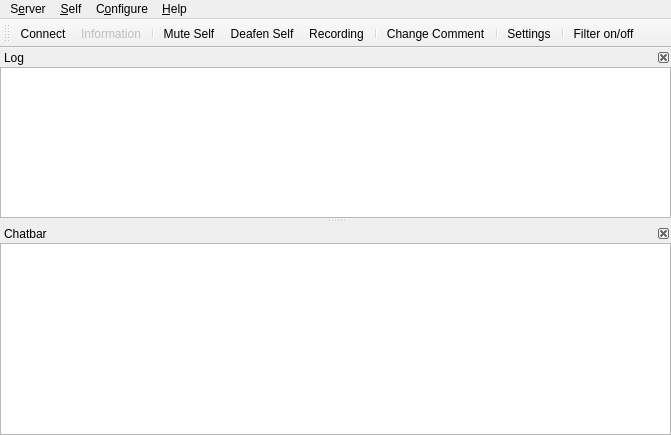
<?xml version="1.0" encoding="UTF-8"?>
<ui version="4.0">
 <class>MainWindow</class>
 <widget class="QMainWindow" name="MainWindow">
  <property name="geometry">
   <rect>
    <x>0</x>
    <y>0</y>
    <width>671</width>
    <height>435</height>
   </rect>
  </property>
  <property name="windowTitle">
   <string>Mumble</string>
  </property>
  <property name="dockOptions">
   <set>QMainWindow::AllowNestedDocks|QMainWindow::AnimatedDocks</set>
  </property>
  <property name="unifiedTitleAndToolBarOnMac">
   <bool>true</bool>
  </property>
  <widget class="UserView" name="qtvUsers">
   <property name="contextMenuPolicy">
    <enum>Qt::CustomContextMenu</enum>
   </property>
   <property name="acceptDrops">
    <bool>true</bool>
   </property>
   <property name="dragEnabled">
    <bool>true</bool>
   </property>
   <property name="rootIsDecorated">
    <bool>false</bool>
   </property>
   <property name="uniformRowHeights">
    <bool>true</bool>
   </property>
   <property name="headerHidden">
    <bool>true</bool>
   </property>
   <attribute name="headerVisible">
    <bool>false</bool>
   </attribute>
  </widget>
  <widget class="QMenuBar" name="menubar">
   <property name="geometry">
    <rect>
     <x>0</x>
     <y>0</y>
     <width>671</width>
     <height>22</height>
    </rect>
   </property>
   <widget class="QMenu" name="qmConfig">
    <property name="title">
     <string>C&amp;onfigure</string>
    </property>
    <addaction name="qaConfigDialog"/>
   </widget>
   <widget class="QMenu" name="qmHelp">
    <property name="title">
     <string>&amp;Help</string>
    </property>
    <addaction name="qaHelpWhatsThis"/>
    <addaction name="separator"/>
    <addaction name="qaHelpAbout"/>
    <addaction name="qaHelpAboutQt"/>
    <addaction name="separator"/>
    <addaction name="qaHelpVersionCheck"/>
   </widget>
   <widget class="QMenu" name="qmServer">
    <property name="title">
     <string>S&amp;erver</string>
    </property>
   </widget>
   <widget class="QMenu" name="qmSelf">
    <property name="title">
     <string>&amp;Self</string>
    </property>
    <addaction name="qaAudioMute"/>
    <addaction name="qaAudioDeaf"/>
    <addaction name="qaSelfPrioritySpeaker"/>
    <addaction name="separator"/>
    <addaction name="qaRecording"/>
    <addaction name="separator"/>
    <addaction name="qaSelfComment"/>
    <addaction name="qaServerTexture"/>
    <addaction name="qaServerTextureRemove"/>
    <addaction name="separator"/>
    <addaction name="qaSelfRegister"/>
    <addaction name="qaAudioStats"/>
   </widget>
   <addaction name="qmServer"/>
   <addaction name="qmSelf"/>
   <addaction name="qmConfig"/>
   <addaction name="qmHelp"/>
  </widget>
  <widget class="QDockWidget" name="qdwLog">
   <property name="minimumSize">
    <size>
     <width>250</width>
     <height>93</height>
    </size>
   </property>
   <property name="features">
    <set>QDockWidget::DockWidgetClosable|QDockWidget::DockWidgetMovable</set>
   </property>
   <property name="windowTitle">
    <string>Log</string>
   </property>
   <attribute name="dockWidgetArea">
    <number>1</number>
   </attribute>
   <widget class="LogTextBrowser" name="qteLog">
    <property name="contextMenuPolicy">
     <enum>Qt::CustomContextMenu</enum>
    </property>
    <property name="whatsThis">
     <string>This shows all recent activity. Connecting to servers, errors and information messages all show up here.&lt;br /&gt;To configure exactly which messages show up here, use the &lt;b&gt;Settings&lt;/b&gt; command from the menu.</string>
    </property>
    <property name="openLinks">
     <bool>false</bool>
    </property>
   </widget>
  </widget>
  <widget class="QDockWidget" name="qdwChat">
   <property name="sizePolicy">
    <sizepolicy hsizetype="Preferred" vsizetype="Preferred">
     <horstretch>0</horstretch>
     <verstretch>0</verstretch>
    </sizepolicy>
   </property>
   <property name="toolTip">
    <string/>
   </property>
   <property name="whatsThis">
    <string>This is the chatbar&lt;br /&gt;If you enter text here and then press enter the text is sent to the user or channel that was selected. If nothing is selected the message is sent to your current channel.</string>
   </property>
   <property name="features">
    <set>QDockWidget::DockWidgetClosable|QDockWidget::DockWidgetMovable</set>
   </property>
   <property name="windowTitle">
    <string>Chatbar</string>
   </property>
   <attribute name="dockWidgetArea">
    <number>1</number>
   </attribute>
   <widget class="ChatbarTextEdit" name="qteChat">
    <property name="sizePolicy">
     <sizepolicy hsizetype="Expanding" vsizetype="MinimumExpanding">
      <horstretch>0</horstretch>
      <verstretch>0</verstretch>
     </sizepolicy>
    </property>
    <property name="maximumSize">
     <size>
      <width>16777215</width>
      <height>16777215</height>
     </size>
    </property>
    <property name="acceptRichText">
     <bool>false</bool>
    </property>
   </widget>
  </widget>
  <widget class="QToolBar" name="qtIconToolbar">
   <property name="windowTitle">
    <string>Icon Toolbar</string>
   </property>
   <attribute name="toolBarArea">
    <enum>TopToolBarArea</enum>
   </attribute>
   <attribute name="toolBarBreak">
    <bool>false</bool>
   </attribute>
   <addaction name="qaServerConnect"/>
   <addaction name="qaServerInformation"/>
   <addaction name="separator"/>
   <addaction name="qaAudioMute"/>
   <addaction name="qaAudioDeaf"/>
   <addaction name="qaRecording"/>
   <addaction name="separator"/>
   <addaction name="qaSelfComment"/>
   <addaction name="separator"/>
   <addaction name="qaConfigDialog"/>
   <addaction name="separator"/>
   <addaction name="qaFilterToggle"/>
  </widget>
  <action name="qaQuit">
   <property name="text">
    <string>&amp;Quit Mumble</string>
   </property>
   <property name="toolTip">
    <string>Closes the program</string>
   </property>
   <property name="whatsThis">
    <string>Exits the application.</string>
   </property>
   <property name="shortcut">
    <string>Ctrl+Q</string>
   </property>
  </action>
  <action name="qaHide">
   <property name="text">
    <string>&amp;Hide Mumble</string>
   </property>
   <property name="toolTip">
    <string>Hides the main Mumble window.</string>
   </property>
   <property name="whatsThis">
    <string>Hides the main Mumble window. Restore by clicking on the tray icon or starting Mumble again.</string>
   </property>
  </action>
  <action name="qaServerConnect">
   <property name="icon">
    <iconset>
     <normaloff></normaloff></iconset>
   </property>
   <property name="text">
    <string>&amp;Connect...</string>
   </property>
   <property name="toolTip">
    <string>Open the server connection dialog</string>
   </property>
   <property name="whatsThis">
    <string>Shows a dialog of registered servers, and also allows quick-connect.</string>
   </property>
   <property name="iconVisibleInMenu">
    <bool>false</bool>
   </property>
  </action>
  <action name="qaServerDisconnect">
   <property name="enabled">
    <bool>false</bool>
   </property>
   <property name="text">
    <string>&amp;Disconnect</string>
   </property>
   <property name="toolTip">
    <string>Disconnect from server</string>
   </property>
   <property name="whatsThis">
    <string>Disconnects you from the server.</string>
   </property>
  </action>
  <action name="qaServerBanList">
   <property name="enabled">
    <bool>false</bool>
   </property>
   <property name="text">
    <string>&amp;Ban list...</string>
   </property>
   <property name="toolTip">
    <string>Edit ban list on server</string>
   </property>
   <property name="whatsThis">
    <string>This lets you edit the server-side IP ban list.</string>
   </property>
  </action>
  <action name="qaServerInformation">
   <property name="enabled">
    <bool>false</bool>
   </property>
   <property name="icon">
    <iconset>
     <normaloff></normaloff></iconset>
   </property>
   <property name="text">
    <string>&amp;Information...</string>
   </property>
   <property name="toolTip">
    <string>Show information about the server connection</string>
   </property>
   <property name="whatsThis">
    <string>This will show extended information about the connection to the server.</string>
   </property>
   <property name="iconVisibleInMenu">
    <bool>false</bool>
   </property>
  </action>
  <action name="qaUserKick">
   <property name="text">
    <string>&amp;Kick...</string>
   </property>
   <property name="toolTip">
    <string>Kick user (with reason)</string>
   </property>
   <property name="whatsThis">
    <string>Kick selected user off server. You'll be asked to specify a reason.</string>
   </property>
  </action>
  <action name="qaUserMute">
   <property name="checkable">
    <bool>true</bool>
   </property>
   <property name="text">
    <string>&amp;Mute</string>
   </property>
   <property name="toolTip">
    <string>Mute user</string>
   </property>
   <property name="whatsThis">
    <string>Mute or unmute user on server. Unmuting a deafened user will also undeafen them.</string>
   </property>
  </action>
  <action name="qaUserBan">
   <property name="text">
    <string>&amp;Ban...</string>
   </property>
   <property name="toolTip">
    <string>Kick and ban user (with reason)</string>
   </property>
   <property name="whatsThis">
    <string>Kick and ban selected user from server. You'll be asked to specify a reason.</string>
   </property>
  </action>
  <action name="qaUserDeaf">
   <property name="checkable">
    <bool>true</bool>
   </property>
   <property name="text">
    <string>&amp;Deafen</string>
   </property>
   <property name="toolTip">
    <string>Deafen user</string>
   </property>
   <property name="whatsThis">
    <string>Deafen or undeafen user on server. Deafening a user will also mute them.</string>
   </property>
  </action>
  <action name="qaUserLocalIgnore">
   <property name="checkable">
    <bool>true</bool>
   </property>
   <property name="text">
    <string>Ignore Messages</string>
   </property>
   <property name="toolTip">
    <string>Locally ignore user's text chat messages.</string>
   </property>
   <property name="whatsThis">
    <string>Silently drops all text messages from the user.</string>
   </property>
  </action>
  <action name="qaUserLocalVolume">
   <property name="text">
    <string>Local Volume Adjustment...</string>
   </property>
   <property name="toolTip">
    <string>Locally adjust the user's speech volume.</string>
   </property>
   <property name="whatsThis">
    <string>Opens a dialog with a volume slider. Use this on other users in the same room.</string>
   </property>
  </action>
  <action name="qaUserLocalMute">
   <property name="checkable">
    <bool>true</bool>
   </property>
   <property name="text">
    <string>&amp;Local Mute</string>
   </property>
   <property name="toolTip">
    <string>Mute user locally</string>
   </property>
   <property name="whatsThis">
    <string>Mute or unmute user locally. Use this on other users in the same room.</string>
   </property>
  </action>
  <action name="qaUserTextMessage">
   <property name="text">
    <string>Send &amp;Message...</string>
   </property>
   <property name="toolTip">
    <string>Send a Text Message</string>
   </property>
   <property name="whatsThis">
    <string>Sends a text message to another user.</string>
   </property>
  </action>
  <action name="qaChannelAdd">
   <property name="text">
    <string>&amp;Add...</string>
   </property>
   <property name="toolTip">
    <string>Add new channel</string>
   </property>
   <property name="whatsThis">
    <string>This adds a new sub-channel to the currently selected channel.</string>
   </property>
  </action>
  <action name="qaChannelRemove">
   <property name="text">
    <string>&amp;Remove...</string>
   </property>
   <property name="toolTip">
    <string>Remove channel</string>
   </property>
   <property name="whatsThis">
    <string>This removes a channel and all sub-channels.</string>
   </property>
  </action>
  <action name="qaChannelACL">
   <property name="text">
    <string>&amp;Edit...</string>
   </property>
   <property name="toolTip">
    <string>Edit Groups and ACL for channel</string>
   </property>
   <property name="whatsThis">
    <string>This opens the Group and ACL dialog for the channel, to control permissions.</string>
   </property>
  </action>
  <action name="qaChannelLink">
   <property name="text">
    <string>&amp;Link</string>
   </property>
   <property name="toolTip">
    <string>Link your channel to another channel</string>
   </property>
   <property name="whatsThis">
    <string>This links your current channel to the selected channel. If users in a channel have permission to speak in the other channel, users can now hear each other. This is a permanent link, and will last until manually unlinked or the server is restarted. Please see the shortcuts for push-to-link.</string>
   </property>
  </action>
  <action name="qaChannelUnlink">
   <property name="text">
    <string comment="Channel">&amp;Unlink</string>
   </property>
   <property name="toolTip">
    <string>Unlink your channel from another channel</string>
   </property>
   <property name="whatsThis">
    <string>This unlinks your current channel from the selected channel.</string>
   </property>
  </action>
  <action name="qaChannelUnlinkAll">
   <property name="text">
    <string>&amp;Unlink All</string>
   </property>
   <property name="toolTip">
    <string>Unlinks your channel from all linked channels.</string>
   </property>
   <property name="whatsThis">
    <string>This unlinks your current channel (not the selected one) from all linked channels.</string>
   </property>
  </action>
  <action name="qaAudioReset">
   <property name="text">
    <string>&amp;Reset</string>
   </property>
   <property name="toolTip">
    <string>Reset audio preprocessor</string>
   </property>
   <property name="whatsThis">
    <string>This will reset the audio preprocessor, including noise cancellation, automatic gain and voice activity detection. If something suddenly worsens the audio environment (like dropping the microphone) and it was temporary, use this to avoid having to wait for the preprocessor to readjust.</string>
   </property>
  </action>
  <action name="qaAudioMute">
   <property name="checkable">
    <bool>true</bool>
   </property>
   <property name="icon">
    <iconset>
     <normaloff></normaloff>
     <normalon></normalon>
     <activeon></activeon></iconset>
   </property>
   <property name="text">
    <string>&amp;Mute Self</string>
   </property>
   <property name="toolTip">
    <string>Mute yourself</string>
   </property>
   <property name="whatsThis">
    <string>Mute or unmute yourself. When muted, you will not send any data to the server. Unmuting while deafened will also undeafen.</string>
   </property>
   <property name="iconVisibleInMenu">
    <bool>false</bool>
   </property>
  </action>
  <action name="qaAudioDeaf">
   <property name="checkable">
    <bool>true</bool>
   </property>
   <property name="icon">
    <iconset>
     <normaloff></normaloff>
     <normalon></normalon>
     <activeon></activeon></iconset>
   </property>
   <property name="text">
    <string>&amp;Deafen Self</string>
   </property>
   <property name="toolTip">
    <string>Deafen yourself</string>
   </property>
   <property name="whatsThis">
    <string>Deafen or undeafen yourself. When deafened, you will not hear anything. Deafening yourself will also mute.</string>
   </property>
   <property name="iconVisibleInMenu">
    <bool>false</bool>
   </property>
  </action>
  <action name="qaAudioTTS">
   <property name="checkable">
    <bool>true</bool>
   </property>
   <property name="text">
    <string>&amp;Text-To-Speech</string>
   </property>
   <property name="toolTip">
    <string>Toggle Text-To-Speech</string>
   </property>
   <property name="whatsThis">
    <string>Enable or disable the text-to-speech engine. Only messages enabled for TTS in the Configuration dialog will actually be spoken.</string>
   </property>
  </action>
  <action name="qaAudioStats">
   <property name="text">
    <string>Audio S&amp;tatistics...</string>
   </property>
   <property name="toolTip">
    <string>Display audio statistics</string>
   </property>
   <property name="whatsThis">
    <string>Pops up a small dialog with information about your current audio input.</string>
   </property>
  </action>
  <action name="qaAudioUnlink">
   <property name="text">
    <string>&amp;Unlink Plugins</string>
   </property>
   <property name="toolTip">
    <string>Forcibly unlink plugin</string>
   </property>
   <property name="whatsThis">
    <string>This forces the current plugin to unlink, which is handy if it is reading completely wrong data.</string>
   </property>
  </action>
  <action name="qaConfigDialog">
   <property name="icon">
    <iconset>
     <normaloff>skin:config_basic.png</normaloff>skin:config_basic.png</iconset>
   </property>
   <property name="text">
    <string>&amp;Settings...</string>
   </property>
   <property name="toolTip">
    <string>Configure Mumble</string>
   </property>
   <property name="whatsThis">
    <string>Allows you to change most settings for Mumble.</string>
   </property>
   <property name="menuRole">
    <enum>QAction::PreferencesRole</enum>
   </property>
   <property name="iconVisibleInMenu">
    <bool>false</bool>
   </property>
  </action>
  <action name="qaFilterToggle">
   <property name="checkable">
    <bool>true</bool>
   </property>
   <property name="icon">
    <iconset>
     <normaloff></normaloff>
     <normalon></normalon>
     <activeon></activeon></iconset>
   </property>
   <property name="text">
    <string>&amp;Filter on/off</string>
   </property>
   <property name="toolTip">
    <string>Toggle the channel filter (Ctrl+F)</string>
   </property>
   <property name="whatsThis">
    <string>Enable or disable the filtering of select channels.
By default all empty channels will be filtered.
You can mark additional channels for filtering from
the channel's context menu.</string>
   </property>
   <property name="shortcut">
    <string>Ctrl+F</string>
   </property>
   <property name="iconVisibleInMenu">
    <bool>false</bool>
   </property>
  </action>
  <action name="qaAudioWizard">
   <property name="text">
    <string>&amp;Audio Wizard...</string>
   </property>
   <property name="toolTip">
    <string>Start the audio configuration wizard</string>
   </property>
   <property name="whatsThis">
    <string>This will guide you through the process of configuring your audio hardware.</string>
   </property>
  </action>
  <action name="qaDeveloperConsole">
   <property name="text">
    <string>Developer &amp;Console...</string>
   </property>
   <property name="toolTip">
    <string>Show the Developer Console</string>
   </property>
   <property name="whatsThis">
    <string>Shows the Mumble Developer Console, where Mumble's log output can be inspected.</string>
   </property>
  </action>
  <action name="qaHelpWhatsThis">
   <property name="text">
    <string>&amp;What's This?</string>
   </property>
   <property name="toolTip">
    <string>Enter What's This? mode</string>
   </property>
   <property name="whatsThis">
    <string>Click this to enter &quot;What's This?&quot; mode. Your cursor will turn into a question mark. Click on any button, menu choice or area to show a description of what it is.</string>
   </property>
  </action>
  <action name="qaHelpAbout">
   <property name="text">
    <string>&amp;About...</string>
   </property>
   <property name="toolTip">
    <string>Information about Mumble</string>
   </property>
   <property name="whatsThis">
    <string>Shows a small dialog with information and license for Mumble.</string>
   </property>
   <property name="menuRole">
    <enum>QAction::AboutRole</enum>
   </property>
  </action>
  <action name="qaHelpAboutSpeex">
   <property name="text">
    <string>About &amp;Speex...</string>
   </property>
   <property name="toolTip">
    <string>Information about Speex</string>
   </property>
   <property name="whatsThis">
    <string>Shows a small dialog with information about Speex.</string>
   </property>
   <property name="menuRole">
    <enum>QAction::ApplicationSpecificRole</enum>
   </property>
  </action>
  <action name="qaHelpAboutQt">
   <property name="text">
    <string>About &amp;Qt...</string>
   </property>
   <property name="toolTip">
    <string>Information about Qt</string>
   </property>
   <property name="whatsThis">
    <string>Shows a small dialog with information about Qt.</string>
   </property>
   <property name="menuRole">
    <enum>QAction::AboutQtRole</enum>
   </property>
  </action>
  <action name="qaHelpVersionCheck">
   <property name="text">
    <string>Check for &amp;Updates</string>
   </property>
   <property name="toolTip">
    <string>Check for new version of Mumble</string>
   </property>
   <property name="whatsThis">
    <string>Connects to the Mumble webpage to check if a new version is available, and notifies you with an appropriate download URL if this is the case.</string>
   </property>
  </action>
  <action name="qaChannelSendMessage">
   <property name="text">
    <string>Send &amp;Message...</string>
   </property>
   <property name="toolTip">
    <string>Send a Text Message</string>
   </property>
   <property name="whatsThis">
    <string>Sends a text message to all users in a channel.</string>
   </property>
  </action>
  <action name="qaChannelCopyURL">
   <property name="text">
    <string>&amp;Copy URL</string>
   </property>
   <property name="toolTip">
    <string>Copies a link to this channel to the clipboard.</string>
   </property>
   <property name="whatsThis">
    <string>Copies a link to this channel to the clipboard.</string>
   </property>
  </action>
  <action name="qaConfigMinimal">
   <property name="checkable">
    <bool>true</bool>
   </property>
   <property name="text">
    <string>&amp;Minimal View</string>
   </property>
   <property name="toolTip">
    <string>Toggle minimal window modes</string>
   </property>
   <property name="whatsThis">
    <string>This will toggle minimal mode, where the log window and menu is hidden.</string>
   </property>
  </action>
  <action name="qaConfigHideFrame">
   <property name="checkable">
    <bool>true</bool>
   </property>
   <property name="text">
    <string>Hide Frame</string>
   </property>
   <property name="toolTip">
    <string>Toggle showing frame on minimal window</string>
   </property>
   <property name="whatsThis">
    <string>This will toggle whether the minimal window should have a frame for moving and resizing.</string>
   </property>
  </action>
  <action name="qaConfigCert">
   <property name="text">
    <string>&amp;Certificate Wizard...</string>
   </property>
   <property name="toolTip">
    <string>Configure certificates for strong authentication</string>
   </property>
   <property name="whatsThis">
    <string>This starts the wizard for creating, importing and exporting certificates for authentication against servers.</string>
   </property>
  </action>
  <action name="qaUserRegister">
   <property name="text">
    <string>&amp;Register...</string>
   </property>
   <property name="toolTip">
    <string>Register user on server</string>
   </property>
   <property name="whatsThis">
    <string>This will permanently register the user on the server.</string>
   </property>
  </action>
  <action name="qaUserFriendAdd">
   <property name="text">
    <string>Add &amp;Friend</string>
   </property>
   <property name="toolTip">
    <string>Adds a user as your friend.</string>
   </property>
   <property name="whatsThis">
    <string>This will add the user as a friend, so you can recognize him on this and other servers.</string>
   </property>
  </action>
  <action name="qaUserFriendRemove">
   <property name="text">
    <string>&amp;Remove Friend</string>
   </property>
   <property name="toolTip">
    <string>Removes a user from your friends.</string>
   </property>
   <property name="whatsThis">
    <string>This will remove a user from your friends list.</string>
   </property>
  </action>
  <action name="qaUserFriendUpdate">
   <property name="text">
    <string>&amp;Update Friend</string>
   </property>
   <property name="toolTip">
    <string>Update name of your friend.</string>
   </property>
   <property name="whatsThis">
    <string>Your friend uses a different name than what is in your database. This will update the name.</string>
   </property>
  </action>
  <action name="qaServerUserList">
   <property name="text">
    <string>Registered &amp;Users...</string>
   </property>
   <property name="toolTip">
    <string>Edit registered users list</string>
   </property>
   <property name="whatsThis">
    <string>This opens the editor for registered users, which allow you to change their name or unregister them.</string>
   </property>
  </action>
  <action name="qaServerTexture">
   <property name="text">
    <string>Change &amp;Avatar...</string>
   </property>
   <property name="toolTip">
    <string>Change your avatar image on this server</string>
   </property>
  </action>
  <action name="qaServerTokens">
   <property name="text">
    <string>&amp;Access Tokens...</string>
   </property>
   <property name="toolTip">
    <string>Add or remove text-based access tokens</string>
   </property>
  </action>
  <action name="qaServerTextureRemove">
   <property name="text">
    <string>&amp;Remove Avatar</string>
   </property>
   <property name="toolTip">
    <string>Remove currently defined avatar image.</string>
   </property>
  </action>
  <action name="qaUserCommentReset">
   <property name="text">
    <string>Reset &amp;Comment...</string>
   </property>
   <property name="toolTip">
    <string>Reset the comment of the selected user.</string>
   </property>
  </action>
  <action name="qaUserTextureReset">
   <property name="text">
    <string>Reset &amp;Avatar...</string>
   </property>
   <property name="toolTip">
    <string>Reset the avatar of the selected user.</string>
   </property>
  </action>
  <action name="qaChannelJoin">
   <property name="text">
    <string>&amp;Join Channel</string>
   </property>
  </action>
  <action name="qaChannelFilter">
   <property name="checkable">
    <bool>true</bool>
   </property>
   <property name="text">
    <string>&amp;Hide Channel when Filtering</string>
   </property>
  </action>
  <action name="qaUserCommentView">
   <property name="text">
    <string>View Comment...</string>
   </property>
   <property name="toolTip">
    <string>View comment in editor</string>
   </property>
  </action>
  <action name="qaUserInformation">
   <property name="text">
    <string>&amp;Information...</string>
   </property>
   <property name="toolTip">
    <string>Query server for connection information for user</string>
   </property>
  </action>
  <action name="qaSelfComment">
   <property name="icon">
    <iconset>
     <normaloff></normaloff></iconset>
   </property>
   <property name="text">
    <string>&amp;Change Comment...</string>
   </property>
   <property name="toolTip">
    <string>Change your own comment</string>
   </property>
   <property name="iconVisibleInMenu">
    <bool>false</bool>
   </property>
  </action>
  <action name="qaSelfRegister">
   <property name="text">
    <string>R&amp;egister...</string>
   </property>
   <property name="toolTip">
    <string>Register yourself on the server</string>
   </property>
  </action>
  <action name="qaUserPrioritySpeaker">
   <property name="checkable">
    <bool>true</bool>
   </property>
   <property name="text">
    <string>Priority Speaker</string>
   </property>
  </action>
  <action name="qaSelfPrioritySpeaker">
   <property name="checkable">
    <bool>true</bool>
   </property>
   <property name="text">
    <string>Priority Speaker</string>
   </property>
  </action>
  <action name="qaRecording">
   <property name="icon">
    <iconset>
     <normaloff></normaloff></iconset>
   </property>
   <property name="text">
    <string>Recording</string>
   </property>
   <property name="iconVisibleInMenu">
    <bool>false</bool>
   </property>
  </action>
  <action name="qaShow">
   <property name="text">
    <string>Show</string>
   </property>
   <property name="toolTip">
    <string>Shows the main Mumble window.</string>
   </property>
  </action>
 </widget>
 <customwidgets>
  <customwidget>
   <class>UserView</class>
   <extends>QTreeView</extends>
   <header>UserView.h</header>
  </customwidget>
  <customwidget>
   <class>ChatbarTextEdit</class>
   <extends>QTextEdit</extends>
   <header>CustomElements.h</header>
  </customwidget>
  <customwidget>
   <class>LogTextBrowser</class>
   <extends>QTextBrowser</extends>
   <header>CustomElements.h</header>
  </customwidget>
 </customwidgets>
 <resources/>
 <connections/>
</ui>
